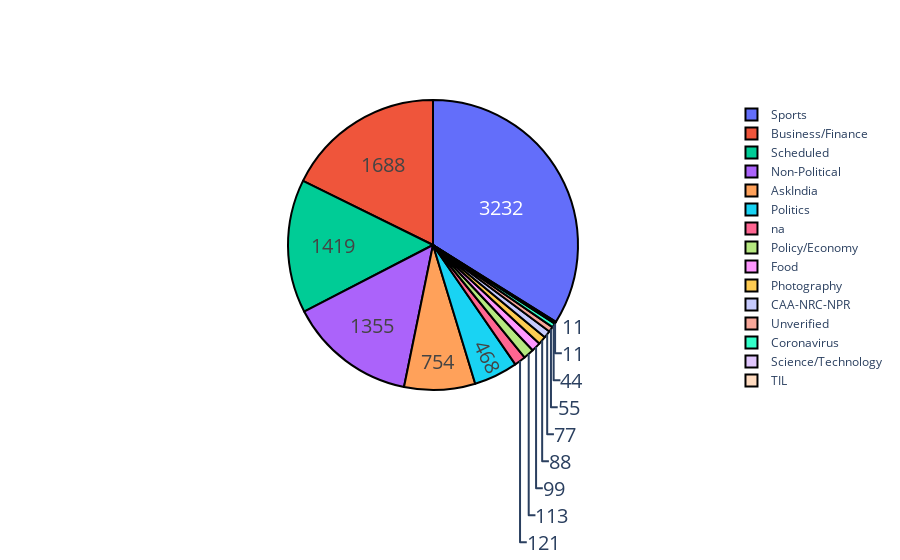

The cell this chart's notebook holds for it:
### Code cell
# Let's check our flair distribution by percentage value
# I will use Plotly pie chart and we can hover over it to get the value
# We are using plotly.graph_objects which is imported as go
fig = go.Figure(data=[go.Pie(labels=data_df['flair'].unique(),
                             values=data_df.groupby('flair').count()['id'])])
fig.update_traces(hoverinfo='label+percent+value', textinfo='value', textfont_size=20,
                  marker=dict(line=dict(color='#000000', width=2)))
fig.show()

### Figure 1 — Plotly figure (JSON) as saved in the notebook; plotly's stock layout.template omitted (floating-point values rounded to 4 significant figures)
{"data": [{"hoverinfo": "label+percent+value", "labels": ["Non-Political", "Politics", "Coronavirus", "Sports", "CAA-NRC-NPR", "Scheduled", "Food", "AskIndia", "Business/Finance", "na", "Policy/Economy", "Photography", "Science/Technology", "TIL", "Unverified"], "marker": {"line": {"color": "#000000", "width": 2}}, "textfont": {"size": 20}, "textinfo": "value", "type": "pie", "values": [1355, 468, 44, 3232, 77, 1419, 99, 754, 1688, 121, 113, 88, 11, 11, 55]}], "layout": {}}
